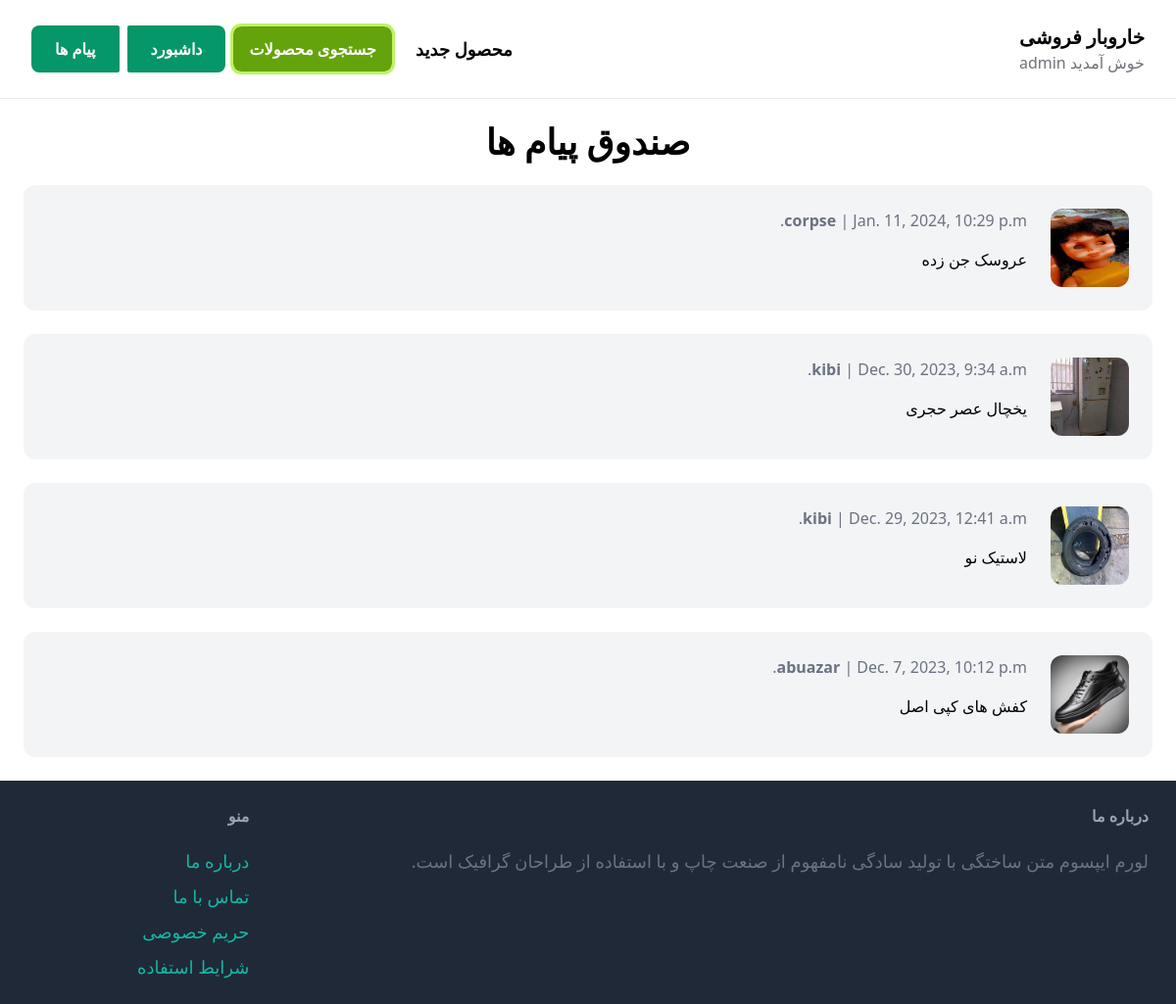
The page /inbox/ (signed in) on the database its author committed.
### conversation/models.py (models this page shows)
class Conversation(models.Model):
    item = models.ForeignKey(Item, related_name='conversations', on_delete=models.CASCADE)
    members = models.ManyToManyField(User, related_name='conversations')
    created_at = models.DateTimeField(auto_now_add=True)#TODO تاریخ فارسی؟
    modified_at = models.DateTimeField(auto_now=True) #TODO تاریخ فارسی؟
    class Meta:
        ordering = ('-modified_at',)

### item/models.py (models this page shows, shortened)
class Item(models.Model):
    category = models.ForeignKey(Category , related_name='items',on_delete=models.CASCADE,verbose_name='دسته بندی')
    name = models.CharField(max_length=255,verbose_name='نام محصول')
    description = models.TextField(blank=True, null=True,verbose_name='توضیحات')
    price = models.FloatField(verbose_name='قیمت')
    image   = models.ImageField(upload_to='item_images', blank=True, null=True,verbose_name='عکس محصول')
    is_sold = models.BooleanField(default=False,verbose_name='آیا محصول فروخته شده است؟')
    is_deleted = models.BooleanField(default=False)
    created_by = models.ForeignKey(User, related_name='items', on_delete=models.CASCADE)
    created_at = jmodels.jDateTimeField(auto_now_add=True)
    is_approved = models.BooleanField(default=False)

### conversation/views.py (the view)
# urls.py: path('', views.inbox, name='inbox'),
@login_required
def inbox(request):
    conversations = Conversation.objects.filter(members__in=[request.user.id],item__is_deleted=False).distinct()
    return render(request, 'conversation/inbox.html',{
        'conversations' : conversations
    })

### conversation/templates/conversation/inbox.html (shortened to what this page needs)
{% extends 'core/base.html' %}
{% block content %}
<center><h1 class="mb-6 mx-0 text-4xl font-bold ">صندوق پیام ها</h1></center>
<div class="space-y-6">
    {% for conversation in conversations %}
        <a href="{% url 'conversation:detail' conversation.id %}" class="block">
            <div class="p-6 flex bg-gray-100 rounded-xl">
                <div class="pl-6">
                    <img style="aspect-ratio: 1/1;" src="{{ conversation.item.image.url}}" class=" w-20 rounded-xl">
                </div>
                <div> {% comment %}class="p-6 bg-white rounded-b-xl"{% endcomment %}
                    {% for member in conversation.members.all %}
                        {% if member != request.user %}
                             <p class="text-gray-500 mb-4"><strong>{{ member.username }}</strong> | {{ conversation.modified_at }}</p>
                             <p>{{ conversation.item.name }}</p>
                        {% endif %}
                    {% endfor %}
                </div>
            </div>
        </a>
    {% endfor %}
</div>
{% endblock content %}

### core/templates/core/base.html (shortened to what this page needs)
<!DOCTYPE html>
<html >
    <head>
        <script src="https://cdn.tailwindcss.com"></script>
    </head>
    <body dir="rtl">
        <nav class="px-8 py-6 flex justify-between items-center border-b border-gray-200">
            <div >
                <a href="/" class="text-xl font-semibold" >خاروبار فروشی</a>
                {% if request.user.is_authenticated %}
                <p class="text-zinc-500">خوش آمدید {{request.user}}</P>  {% endif %}
            </div>
            <div class="flex items-center">
                <a href="{% url 'item:new_item'%}" class="px-4 text-lg font-semibold hover:text-gray-500">محصول جدید</a>
                <div class="dropdown">
                    <a href="{% url 'item:browse' %}" class=" mx-2 px-4 py-3 font-semibold bg-lime-600 outline outline-lime-300 text-white rounded-lg hover:bg-lime-800">جستجوی محصولات</a>
                </div>
                {% if request.user.is_authenticated %}
                <a href="{% if user.is_superuser %}{% url 'dashboard:admin_dash' %}{% else %}{% url 'dashboard:index' %}{% endif %}" class="px-6 ml-2  py-3 font-semibold bg-emerald-600 text-white rounded-r-lg rounded-l-sm hover:bg-emerald-400">داشبورد</a>
                <a href="{% url 'conversation:inbox' %}" class="px-6 py-3 font-semibold bg-emerald-600 text-white rounded-l-lg rounded-r-sm hover:bg-emerald-400">پیام ها</a>
                {% endif %}
            </div>
        </nav>
        <div class="px-6 py-6">
            {% block content %}
            {% endblock %}
        </div>
        <footer class="px-6 py-6 flex justify-between bg-gray-800 ">
            <div class="w-4/5 pr-1">
                <h3 class="mb-5 font-semibold text-gray-400">درباره ما</h3>
                <p class="text-lg text-gray-500">لورم ایپسوم متن ساختگی با تولید سادگی نامفهوم از صنعت چاپ و با استفاده از طراحان گرافیک است.</p>
            </div>
            <div class="w-1/5">
                <h3 class="mb-5 font-semibold text-gray-400">منو</h3>
                <uL class="space-y-2">
                    <li> <a href="{% url 'core:contact' %}" class="text-lg text-teal-500 hover:text-teal-700">درباره ما</a> </li>
                    <li> <a href="{% url 'core:contact' %}" class="text-lg text-teal-500 hover:text-teal-700">تماس با ما</a> </li>
                    <li> <a href="{% url 'core:contact' %}" class="text-lg text-teal-500 hover:text-teal-700">حریم خصوصی</a> </li>
                    <li> <a href="{% url 'core:contact' %}" class="text-lg text-teal-500 hover:text-teal-700">شرایط استفاده</a> </li>
                </ul>
            </div>
        </footer>
    </body>
</html>

### core/templates/core/base.html (style rules this page uses)
.dropdown { position: relative; }

### rows shown on the page
Conversation: item.image (picture), modified_at "Jan. 11, 2024, 10:29 p.m.", item.name "عروسک جن زده"
Conversation: item.image (picture), modified_at "Dec. 30, 2023, 9:34 a.m.", item.name "یخچال عصر حجری"
Conversation: item.image (picture), modified_at "Dec. 29, 2023, 12:41 a.m.", item.name "لاستیک نو"
Conversation: item.image (picture), modified_at "Dec. 7, 2023, 10:12 p.m.", item.name "کفش های کپی اصل"

### other values the page prints
{{ request.user }} "admin"
{{ member.username }} "corpse"
{{ member.username }} "kibi"
{{ member.username }} "abuazar"
